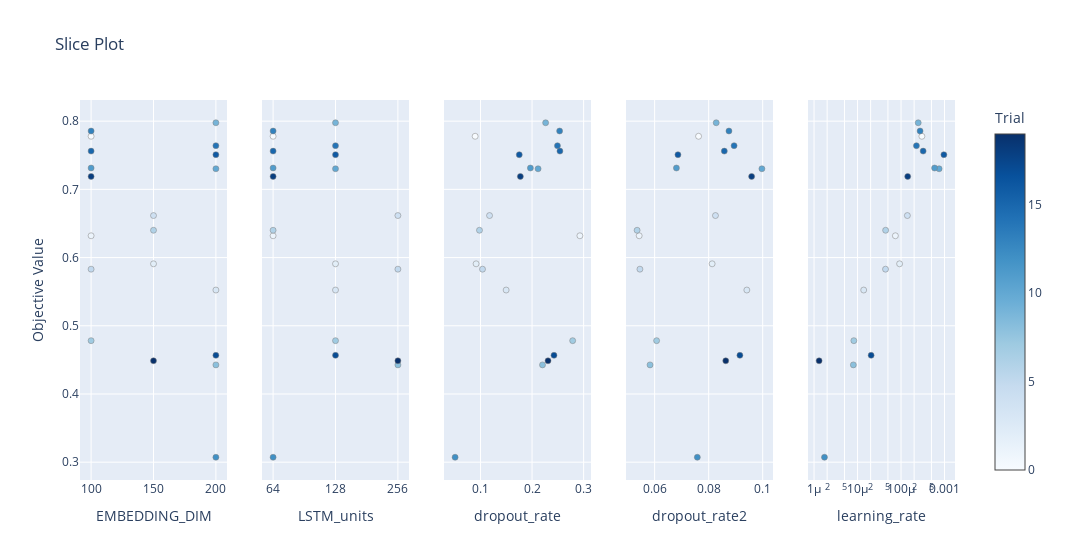

The cell this chart's notebook holds for it:
### Code cell
optuna.visualization.plot_slice(study,params=['dropout_rate','dropout_rate2','LSTM_units','EMBEDDING_DIM','learning_rate'])

### Figure 1 — Plotly figure (JSON) as saved in the notebook; plotly's stock layout.template omitted (floating-point values rounded to 4 significant figures)
{"data": [{"marker": {"color": [0, 1, 2, 3, 4, 5, 6, 7, 8, 9, 10, 11, 12, 13, 14, 15, 16, 17, 18, 19], "colorbar": {"title": {"text": "Trial"}, "x": 1, "xpad": 40}, "colorscale": [[0, "rgb(247,251,255)"], [0.125, "rgb(222,235,247)"], [0.25, "rgb(198,219,239)"], [0.375, "rgb(158,202,225)"], [0.5, "rgb(107,174,214)"], [0.625, "rgb(66,146,198)"], [0.75, "rgb(33,113,181)"], [0.875, "rgb(8,81,156)"], [1, "rgb(8,48,107)"]], "line": {"color": "Grey", "width": 0.5}, "showscale": true}, "mode": "markers", "name": "Feasible Trial", "showlegend": false, "type": "scatter", "x": [100, 100, 150, 200, 150, 100, 150, 100, 200, 200, 200, 100, 200, 100, 200, 100, 200, 200, 100, 150], "xaxis": "x", "y": [0.7778, 0.632, 0.5909, 0.5524, 0.6616, 0.583, 0.6401, 0.4782, 0.4427, 0.7977, 0.7302, 0.7313, 0.3072, 0.7856, 0.764, 0.7561, 0.7508, 0.4567, 0.719, 0.4486], "yaxis": "y"}, {"marker": {"color": [0, 1, 2, 3, 4, 5, 6, 7, 8, 9, 10, 11, 12, 13, 14, 15, 16, 17, 18, 19], "colorbar": {"title": {"text": "Trial"}, "x": 1, "xpad": 40}, "colorscale": [[0, "rgb(247,251,255)"], [0.125, "rgb(222,235,247)"], [0.25, "rgb(198,219,239)"], [0.375, "rgb(158,202,225)"], [0.5, "rgb(107,174,214)"], [0.625, "rgb(66,146,198)"], [0.75, "rgb(33,113,181)"], [0.875, "rgb(8,81,156)"], [1, "rgb(8,48,107)"]], "line": {"color": "Grey", "width": 0.5}, "showscale": false}, "mode": "markers", "name": "Feasible Trial", "showlegend": false, "type": "scatter", "x": [64, 64, 128, 128, 256, 256, 64, 128, 256, 128, 128, 64, 64, 64, 128, 64, 128, 128, 64, 256], "xaxis": "x2", "y": [0.7778, 0.632, 0.5909, 0.5524, 0.6616, 0.583, 0.6401, 0.4782, 0.4427, 0.7977, 0.7302, 0.7313, 0.3072, 0.7856, 0.764, 0.7561, 0.7508, 0.4567, 0.719, 0.4486], "yaxis": "y2"}, {"marker": {"color": [0, 1, 2, 3, 4, 5, 6, 7, 8, 9, 10, 11, 12, 13, 14, 15, 16, 17, 18, 19], "colorbar": {"title": {"text": "Trial"}, "x": 1, "xpad": 40}, "colorscale": [[0, "rgb(247,251,255)"], [0.125, "rgb(222,235,247)"], [0.25, "rgb(198,219,239)"], [0.375, "rgb(158,202,225)"], [0.5, "rgb(107,174,214)"], [0.625, "rgb(66,146,198)"], [0.75, "rgb(33,113,181)"], [0.875, "rgb(8,81,156)"], [1, "rgb(8,48,107)"]], "line": {"color": "Grey", "width": 0.5}, "showscale": false}, "mode": "markers", "name": "Feasible Trial", "showlegend": false, "type": "scatter", "x": [0.08964, 0.2928, 0.09149, 0.1497, 0.1176, 0.1039, 0.09804, 0.2787, 0.2203, 0.2263, 0.2117, 0.1968, 0.05076, 0.2534, 0.2492, 0.254, 0.1752, 0.2425, 0.1773, 0.231], "xaxis": "x3", "y": [0.7778, 0.632, 0.5909, 0.5524, 0.6616, 0.583, 0.6401, 0.4782, 0.4427, 0.7977, 0.7302, 0.7313, 0.3072, 0.7856, 0.764, 0.7561, 0.7508, 0.4567, 0.719, 0.4486], "yaxis": "y3"}, {"marker": {"color": [0, 1, 2, 3, 4, 5, 6, 7, 8, 9, 10, 11, 12, 13, 14, 15, 16, 17, 18, 19], "colorbar": {"title": {"text": "Trial"}, "x": 1, "xpad": 40}, "colorscale": [[0, "rgb(247,251,255)"], [0.125, "rgb(222,235,247)"], [0.25, "rgb(198,219,239)"], [0.375, "rgb(158,202,225)"], [0.5, "rgb(107,174,214)"], [0.625, "rgb(66,146,198)"], [0.75, "rgb(33,113,181)"], [0.875, "rgb(8,81,156)"], [1, "rgb(8,48,107)"]], "line": {"color": "Grey", "width": 0.5}, "showscale": false}, "mode": "markers", "name": "Feasible Trial", "showlegend": false, "type": "scatter", "x": [0.07626, 0.05428, 0.08128, 0.09413, 0.08251, 0.05455, 0.05351, 0.06073, 0.0583, 0.08279, 0.09971, 0.06806, 0.0758, 0.08751, 0.08941, 0.08579, 0.06863, 0.09156, 0.0959, 0.08633], "xaxis": "x4", "y": [0.7778, 0.632, 0.5909, 0.5524, 0.6616, 0.583, 0.6401, 0.4782, 0.4427, 0.7977, 0.7302, 0.7313, 0.3072, 0.7856, 0.764, 0.7561, 0.7508, 0.4567, 0.719, 0.4486], "yaxis": "y4"}, {"marker": {"color": [0, 1, 2, 3, 4, 5, 6, 7, 8, 9, 10, 11, 12, 13, 14, 15, 16, 17, 18, 19], "colorbar": {"title": {"text": "Trial"}, "x": 1, "xpad": 40}, "colorscale": [[0, "rgb(247,251,255)"], [0.125, "rgb(222,235,247)"], [0.25, "rgb(198,219,239)"], [0.375, "rgb(158,202,225)"], [0.5, "rgb(107,174,214)"], [0.625, "rgb(66,146,198)"], [0.75, "rgb(33,113,181)"], [0.875, "rgb(8,81,156)"], [1, "rgb(8,48,107)"]], "line": {"color": "Grey", "width": 0.5}, "showscale": false}, "mode": "markers", "name": "Feasible Trial", "showlegend": false, "type": "scatter", "x": [0.0003016, 7.41e-05, 9.278e-05, 1.385e-05, 0.0001399, 4.397e-05, 4.423e-05, 8.211e-06, 8.007e-06, 0.0002482, 0.0007507, 0.0005904, 1.736e-06, 0.000274, 0.0002258, 0.000322, 0.0009672, 2.053e-05, 0.0001423, 1.306e-06], "xaxis": "x5", "y": [0.7778, 0.632, 0.5909, 0.5524, 0.6616, 0.583, 0.6401, 0.4782, 0.4427, 0.7977, 0.7302, 0.7313, 0.3072, 0.7856, 0.764, 0.7561, 0.7508, 0.4567, 0.719, 0.4486], "yaxis": "y5"}], "layout": {"title": {"text": "Slice Plot"}, "width": 1500, "xaxis": {"anchor": "y", "categoryarray": [100, 150, 200], "categoryorder": "array", "domain": [0, 0.168], "title": {"text": "EMBEDDING_DIM"}, "type": "category"}, "xaxis2": {"anchor": "y2", "categoryarray": [64, 128, 256], "categoryorder": "array", "domain": [0.208, 0.376], "title": {"text": "LSTM_units"}, "type": "category"}, "xaxis3": {"anchor": "y3", "domain": [0.416, 0.584], "title": {"text": "dropout_rate"}}, "xaxis4": {"anchor": "y4", "domain": [0.624, 0.792], "title": {"text": "dropout_rate2"}}, "xaxis5": {"anchor": "y5", "domain": [0.832, 1], "title": {"text": "learning_rate"}, "type": "log"}, "yaxis": {"anchor": "x", "domain": [0, 1], "title": {"text": "Objective Value"}}, "yaxis2": {"anchor": "x2", "domain": [0, 1], "matches": "y", "showticklabels": false}, "yaxis3": {"anchor": "x3", "domain": [0, 1], "matches": "y", "showticklabels": false}, "yaxis4": {"anchor": "x4", "domain": [0, 1], "matches": "y", "showticklabels": false}, "yaxis5": {"anchor": "x5", "domain": [0, 1], "matches": "y", "showticklabels": false}}}
